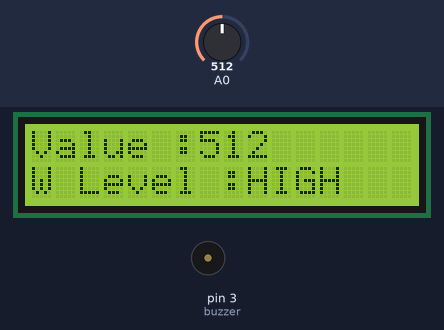
Recording of a sketch running on a simulated Arduino Uno, built with avr-gcc and run on an emulated ATmega328P. Parts: 16×2 character LCD, buzzer (waves = sounding). The test bench sets the inputs (shaded band); at power-on: A0 = 512. What the sketch prints to the serial monitor is not drawn.

Above: at 1.2 s.
1.3 s: A0 set to 340
At 4.8 s:
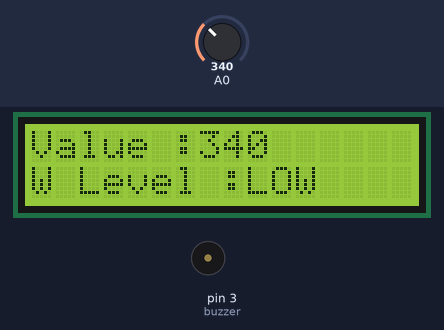
6.3 s: A0 set to 361
At 7.2 s:
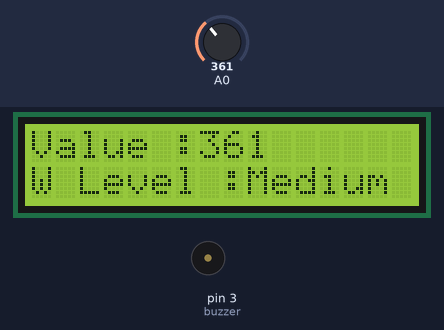
11.3 s: A0 set to 0
At 11.9 s:
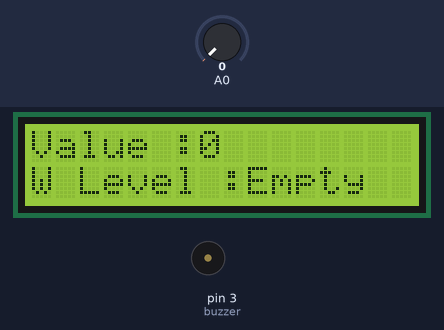
Timing chart, 0 to 14.3 s (numbered marks = the images above; inputs shaded):
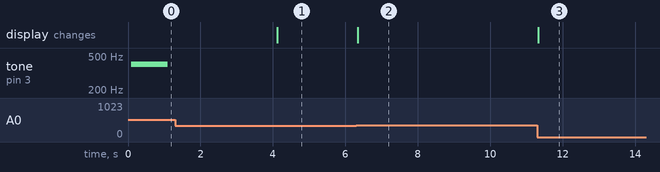

Measured:
- the behaviour switches between 350 and 351 on A0 (found by bisection; images 1 and 2)
- after the input at 1.3 s, tone on pin 3 (buzzer): stays silent (without the input it goes to 400 Hz after 2.8 s); the display: changes after 2.8 s (image 1)
- after the input at 6.3 s, the display: changes at once (image 2)
- after the input at 11.3 s, the display: changes at once (image 3)

The sketch:

lcd_and_water_sensor.ino
```cpp
#include <LiquidCrystal_I2C.h>
LiquidCrystal_I2C lcd(0x27, 16, 2);
const int buzzer = 3;
void setup() {
  Serial.begin(9600);
  lcd.init();
  lcd.backlight();
  pinMode(buzzer,OUTPUT);
}
void loop() {
  int value = analogRead(A0);
  lcd.setCursor(0, 0);
  lcd.print("Value :");
  lcd.print(value);
  lcd.print("   ");
  Serial.println(value);
  lcd.setCursor(0, 1);
  lcd.print("W Level :");


  if (value == 0) {
    lcd.print("Empty ");
  } else if (value > 1 && value < 350) {
    lcd.print("LOW   ");
  } else if (value > 350 && value < 510) {
    lcd.print("Medium");
  } else if (value > 510){
    lcd.print("HIGH  ");
    tone(buzzer,400,1000);
    Serial.begin(9600);
    Serial.println("AT+CMGF=1");
    delay(1000);
    Serial.println("AT+CMGS=\"+91XXXXXXXXX\"\r");
    delay(1000);
    Serial.println("water in a danger level");
    delay(1000);
    Serial.println("location:- mumbai");
    delay(1000);
    Serial.println((char)26);
  }
}
```
